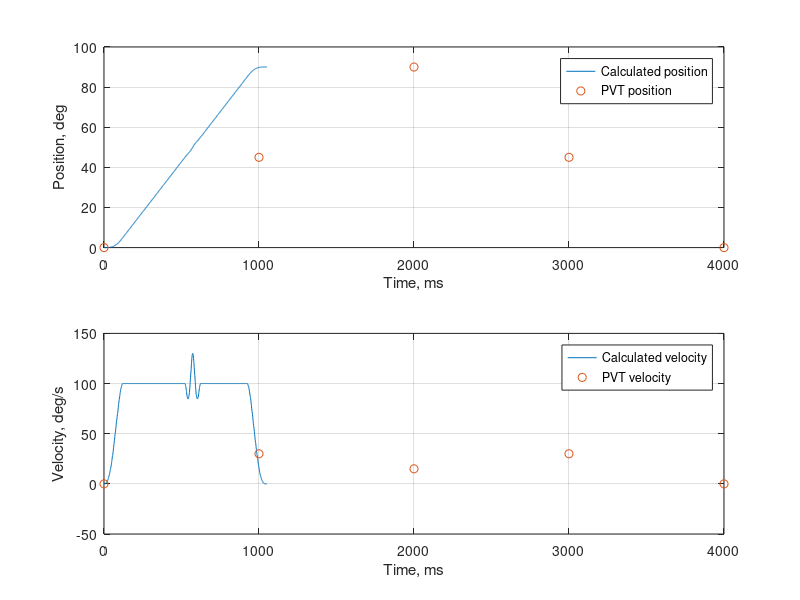

Write MATLAB code to recreate this figure.
d = dlmread('data.csv', ',');
t = dlmread('task.csv', ',');


subplot(2, 1, 1);
plot(d(:, 3), d(:, 1));
hold on;
plot(t(:, 3), t(:, 1), 'o');
hold off;
grid on;
legend('Calculated position', 'PVT position');
xlabel('Time, ms');
ylabel('Position, deg');

subplot(2, 1, 2);
plot(d(:, 3), d(:, 2) / 100 / 60 * 360);
hold on;
plot(t(:, 3), t(:, 2), 'o');
hold off;
grid on;
legend('Calculated velocity', 'PVT velocity');
xlabel('Time, ms');
ylabel('Velocity, deg/s');

print ('PVT', '-dpng');